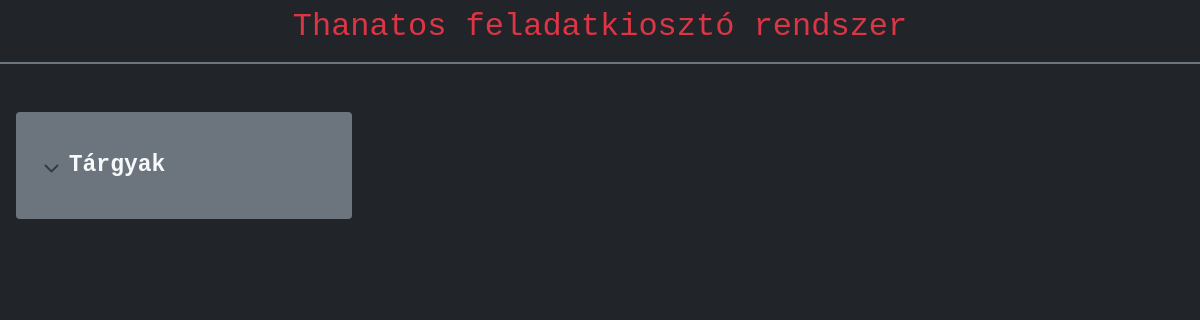
The app's page /, older data.
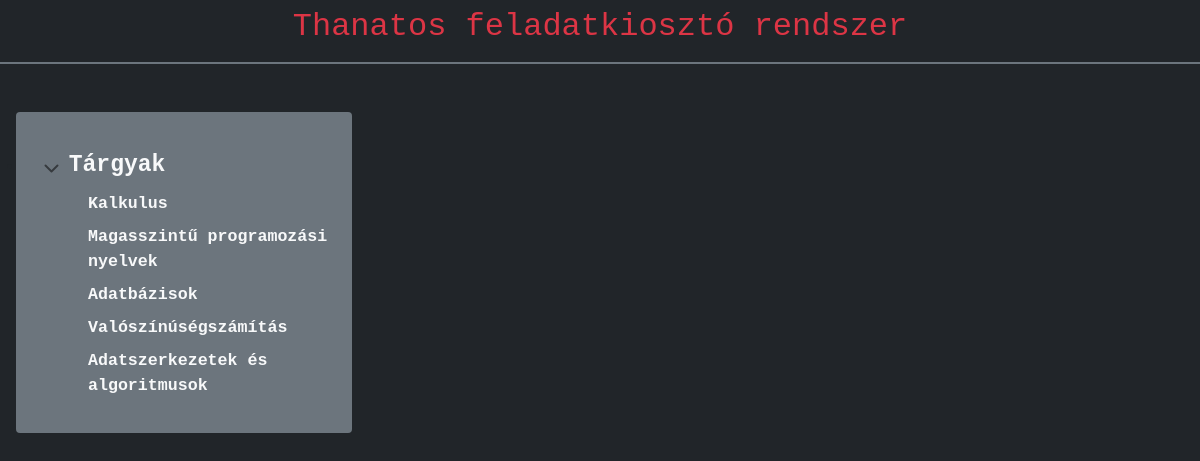
The same page, newer data.
### thanatos_site/models.py (models this page shows, shortened)
class Subject(Model): # CREATE TABLE Tárgy
    subject_name = models.CharField(max_length=200) #question_text varchar(200)

### thanatos_site/views.py (the view, shortened to what this page needs)
# urls.py: path('', views.mainPage, name='home'),
def mainPage(request):
    subjects = Subject.objects.all() # összes adatot lekérjük (Select *)
    subject_tasks = Task.objects.all() #az összes feladat lekérése későbbi szűrésre
    queryparam_subject = request.GET.get('id')
    if queryparam_subject is None or queryparam_subject == '':
        return render(request, 'main.html',{'subjects_names':subjects})

### thanatos_site/templates/main.html
{% extends '_base.html' %}
{% block content %}
<div class="d-flex flex-shrink-0 pb-1 pt-4 bg-secondary rounded-2 ms-3" style="width: 21rem;">
    <ul class="ps-2">
      <li class="p-2" style="font-family:'Courier New', Courier, monospace;font-size: 19px;">
        <button class="btn btn-toggle align-items-center rounded collapsed text-light"
                data-bs-toggle="collapse"
                data-bs-target="#home-collapse"
                aria-expanded="true"
                style="font-size: 23px">Tárgyak
        </button>
        <div class="collapse show" id="home-collapse">
          <ul class="mb-auto btn-toggle-nav list-unstyled pb-1 small">
            {% for i in subjects_names%}
              <li><a href="/?id={{i.id}}" class="link-dark rounded text-light fw-bold ms-5">{{i.subject_name}}</a></li>
            {% endfor %}
          </ul>
        </div>
      </li>
    </ul>
</div>
{% endblock content %}

Row changes from the older to the newer data that the page shows:
added Subject: subject_name "Kalkulus"
added Subject: subject_name "Magasszintű programozási nyelvek"
added Subject: subject_name "Adatbázisok"
added Subject: subject_name "Valószínúségszámítás"
added Subject: subject_name "Adatszerkezetek és algoritmusok"
